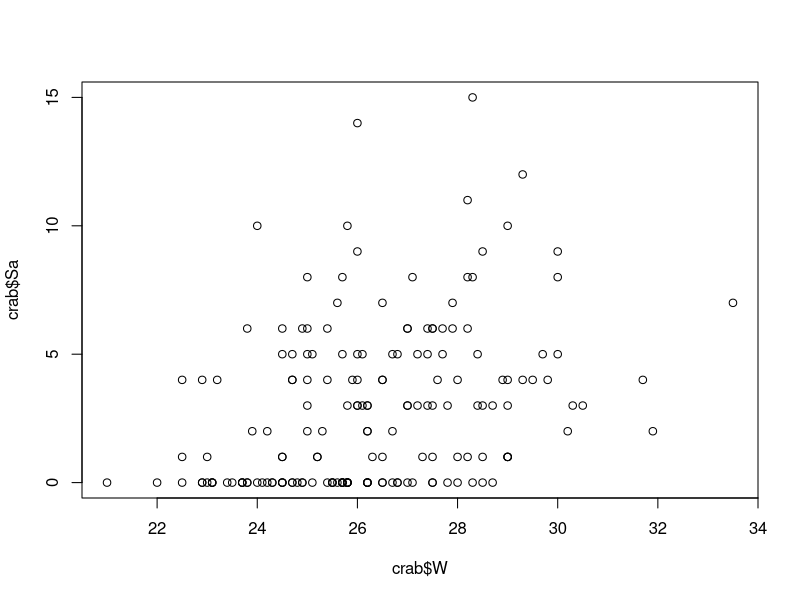
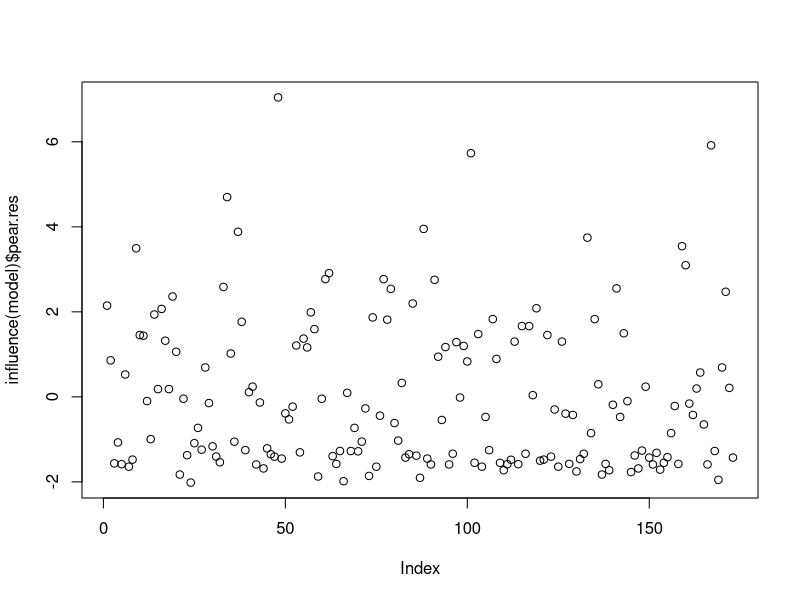
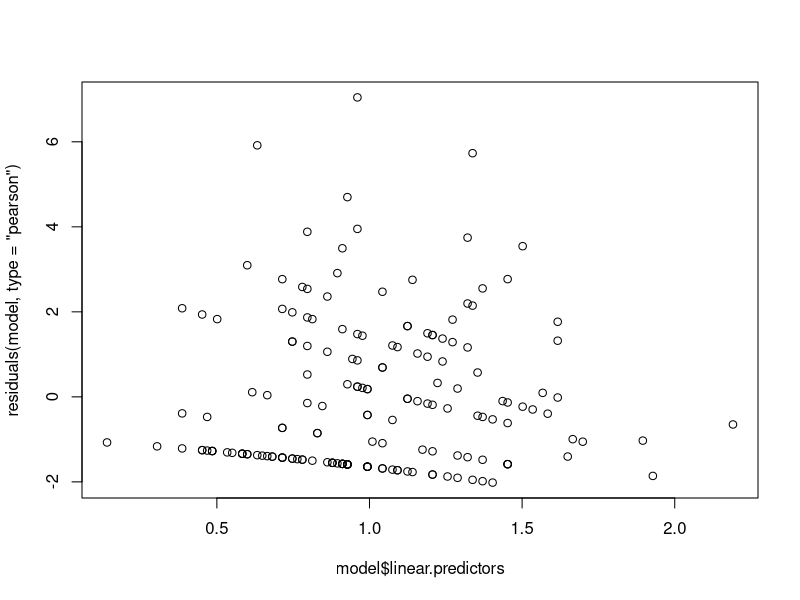
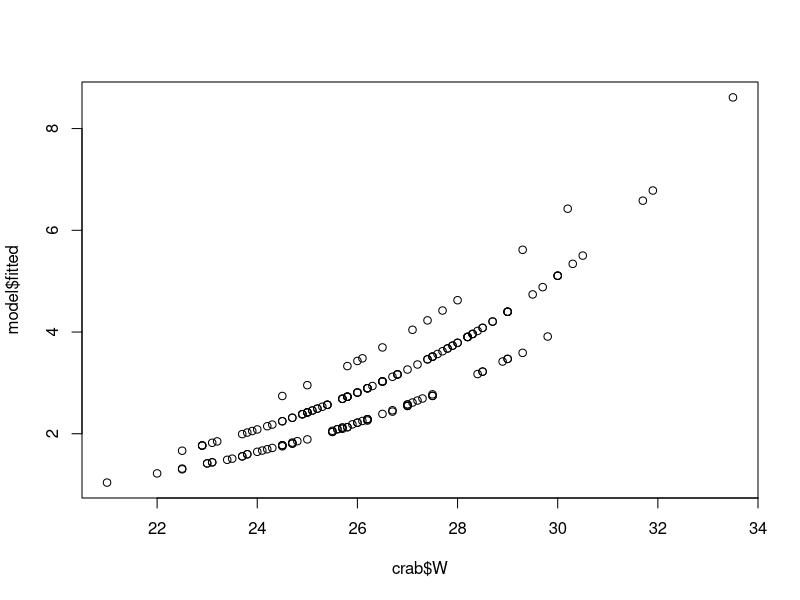
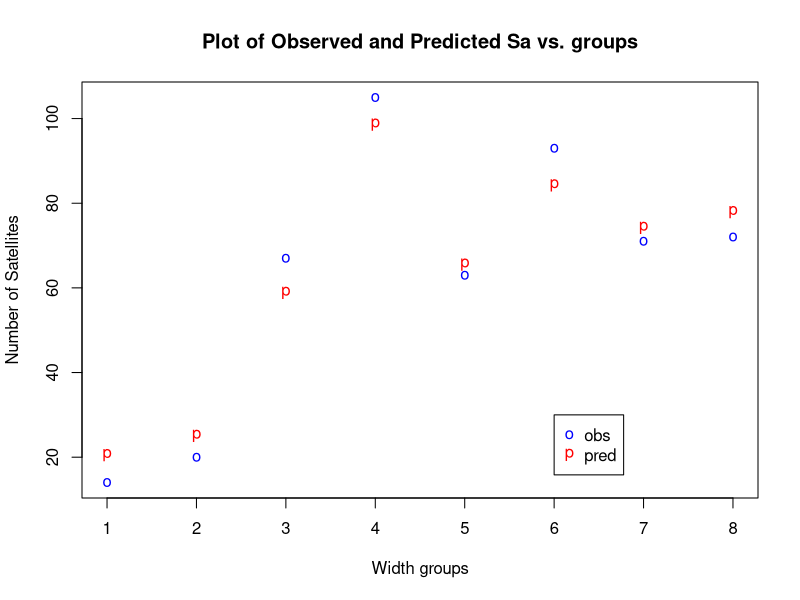
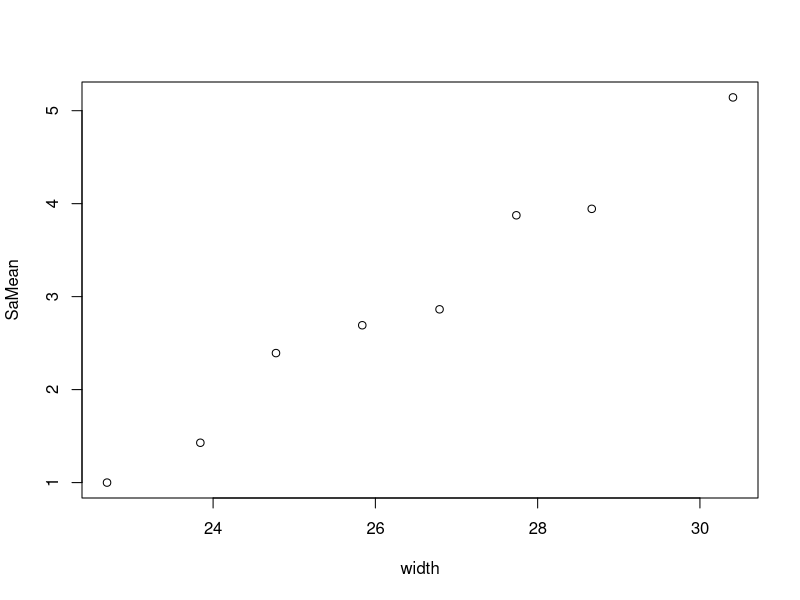

Here is the R script that generated these plots, in order:
#### R code for Crab example
####Poisson Regression Model for Count Data

crab=read.table("crab.txt")
colnames(crab)=c("Obs","C","S","W","Wt","Sa")

#### to remove the column labeled "Obs"

crab=crab[,-1]

#### the following code corresponds to crab.SAS-crab1.SAS

#### Fitting the intercept only model 
#### This model implies the expected number of satellites 
#### per each crab is the same
#### in this case: E(Sa)=2.919=exp(1.0713)

model=glm(crab$Sa~1, family=poisson(link=log))
summary(model)
model$fitted

#### Poisson Regression of Sa on W

model=glm(crab$Sa~1+crab$W,family=poisson(link=log))
summary(model)
anova(model)

#### to get the predicted count for each observation: 
#### e.g. for the first observation E(y1)=3.810

print=data.frame(crab,pred=model$fitted)
print

#### note the linear predictor values
#### e.g., for the first observation, exp(1.3378)=3.810

model$linear.predictors
exp(model$linear.predictors)

rstandard(model)

#### Interpretation of the slope which is statistically significant here
#### e.g., exp(0.1640)=1.18
#### as the width increases by one unit, the number of satilies will 
#### increase (positive sign of the coef), 
#### it will be multiplied by 1.18
#### e.g., for W=26 and W=25, first for all values
#### then for specific rows

model$fitted[crab$W==26]/model$fitted[crab$W==25]

model$fitted[2]/model$fitted[6]

#### Based on the residual deviance the model does NOT fit well
#### e.g., 567.88/171 = 3.3209

1-pchisq(model$deviance, model$df.residual)

#### creating a scatter plot of Sa vs. W

plot(crab$W,crab$Sa)
identify(crab$W, crab$Sa) 

#### click on the plot to identify individual values
#### identified on the screen and the plot, \#48,101,165

#### Diagnostics measures (like in logistic regression)
#### But these work for ungrouped data too, 
#### as long as there is a variable with counts
#### You can do many more but here are a few indicating a lack of fit

influence(model)
plot(influence(model)$pear.res)
plot(model$linear.predictors, residuals(model, type="pearson"))

#### To predict a new value

newdt=data.frame(W=26.3)
predict.glm(model, type="response", newdata=newdt)


#### Let's assume for now that we do not have other covariates
#### and we will adjust for overdispersion 
#### first look at the sample mean and variances 
## e.g., tapply(crab$Sa, crab$W,function(x)c(mean=mean(x),variance=var(x)))

#### To estimate dispersion parameter
#### Do it on your own by X2/df & use summary.glm() (see log. reg notes)
#### Use DISMOD package (see log.reg notes)
#### Use quasipoisson family 

model.disp=glm(crab$Sa~crab$W, family=quasipoisson(link=log), data=crab)
summary.glm(model.disp)
summary.glm(model.disp)$dispersion


#### Fit a negative binomial model
#### the dispersion parameter is THETA
#### Here are two different ways, both must use library(MASS) 
#### In the first one, we fix theta to be 1.0
#### In the second one we let glm.nb() to estimate it

library(MASS)
nb.fit=glm(Sa~W, data=crab, family=negative.binomial(theta=1, link="identity"), start=model$coef)
summary(nb.fit)

nb.fit1=glm.nb(Sa~W, data=crab, init.theta=1, link=identity, start=model$coef)
summary(nb.fit1)

#### Adding a categorical predictor
#### This corresponds with crab2.SAS
#### make sure C is a factor

is.factor(crab$C)
crab$C=as.factor(crab$C)
model=glm(Sa~W+C,family=poisson(link=log), data=crab)
summary(model)
anova(model)
print=data.frame(crab,pred=model$fitted)
print

#### to get the same order as you do in SAS

contrasts(crab$C)=contr.SAS(levels(crab$C))
model=glm(Sa~W+C,family=poisson(link=log),data=crab)
summary(model)
anova(model)

#### to get back to the default level

contrasts(crab$C)=contr.treatment(levels(crab$C),base=1)

#### Or you can explicilty code the levels to correspond to SAS
#### Notice that change from C1 to C4 in a number of SA is significant 
#### exp(0.447)=1.54, pvalue=0.0324
#### but if you adjust for overdispersion it's not significant

Sa=crab$Sa
W=crab$W
C1=1*(crab$C==1)
C2=1*(crab$C==2)
C3=1*(crab$C==3)
model=glm(Sa~W+C1+C2+C3,family=poisson(link=log))
summary(model)
anova(model)
print=data.frame(crab,pred=model$fitted)
print

plot(crab$W, model$fitted)

model.disp=glm(Sa~W+C1+C2+C3, family=quasipoisson(link=log))
summary.glm(model.disp)
summary.glm(model.disp)$dispersion
anova(model.disp)

#### Treat Color as a numeric predictor 
#### This corresponds to crab3.SAS

Sa=crab$Sa
W=crab$W
C=as.numeric(crab$C)
model=glm(Sa~W+C,family=poisson(link=log))
summary(model)
anova(model)
print=data.frame(crab,pred=model$fitted)
print

newdt=data.frame(W=0,C=1)
predict.glm(model, type="response", newdata=newdt)

#### This corresponds to to crab5.SAS

width=c(22.69,23.84,24.77, 25.84,26.79,27.74,28.67,30.41)
cases=c(14,14,28,39,22,24,18,14)
SaTotal=c(14,20,67,105,63,93,71,72)
lcases=log(cases)
CrabGrp=data.frame(width,cases,SaTotal,lcases)
model=glm(SaTotal~width,offset=lcases,family=poisson(link=log))
residuals(model)
summary(model)
anova(model)
print=data.frame(CrabGrp,pred=model$fitted)
print

#### create a plot of the results

plot(SaTotal, pch="o", col="blue", main="Plot of Observed and Predicted Sa vs. groups", 
     xlab="Width groups", ylab="Number of Satellites")
points(model$fitted, pch="p", col="red")
legend(6,30,c("obs","pred"), pch=c("o","p"), col=c("blue","red"))
 
model=glm(SaTotal~width,offset=lcases,family=poisson(link=identity))
residuals(model)

#### if you wanted to aggregate from the original data
#### create W as a factor variable with 8 levels

W.fac=cut(crab$W, breaks=c(0,seq(23.25, 29.25),Inf))
numcases=table(W.fac)

#### now compute sample means for Width variable by the cuts
#### and total number of Sa cases

width=aggregate(crab$W, by=list(W=W.fac),mean)$x
width
SaMean=aggregate(crab$Sa, by=list(W=W.fac),mean)$x
SaMean
plot(width,SaMean)
SaTotal=aggregate(crab$Sa, by=list(W=W.fac),sum)$x
SaTotal
lcases=log(numcases)
lcases

